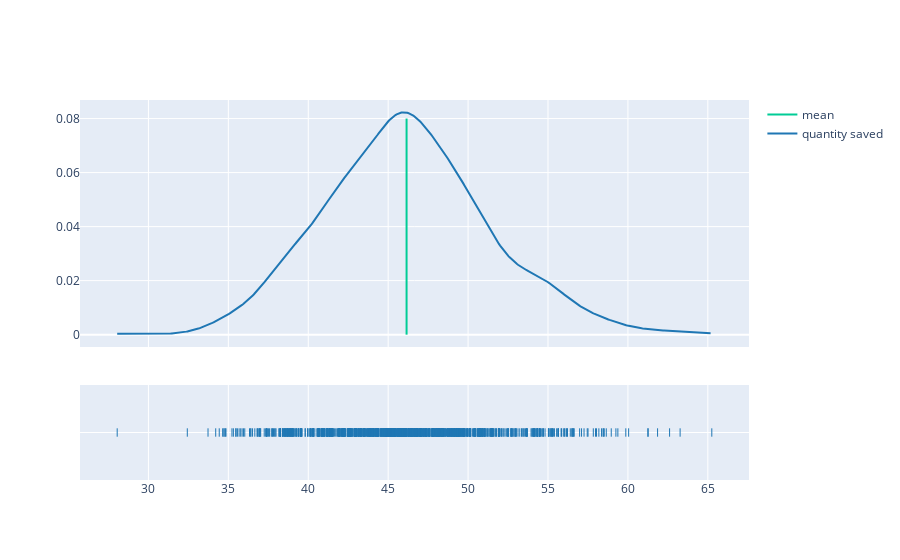

Here is the notebook cell this chart was saved with:
### Code cell
import random

sampleMeanList=[]
for i in range(1000):
    templist=[]
    for j in range(100):
        templist.append(random.choice(saving))
    sampleMeanList.append(st.mean(templist))
meanSampling=st.mean(sampleMeanList)
sd=st.stdev(sampleMeanList)
fig3=ff.create_distplot([sampleMeanList],["quantity saved"],show_hist=False)
fig3.add_trace(go.Scatter(x=[meanSampling,meanSampling],y=[0,0.1],mode="lines",name="mean"))
fig.show()

### Figure 1 — Plotly figure (JSON) as saved in the notebook; plotly's stock layout.template omitted (floating-point values rounded to 4 significant figures; data arrays with more than 128 entries replaced by an {"elided": "..."} marker saying what was removed)
{"data": [{"legendgroup": "quantity saved", "marker": {"color": "rgb(31, 119, 180)"}, "mode": "lines", "name": "quantity saved", "showlegend": true, "type": "scatter", "x": {"elided": "500 float values"}, "xaxis": "x", "y": {"elided": "500 float values"}, "yaxis": "y"}, {"legendgroup": "quantity saved", "marker": {"color": "rgb(31, 119, 180)", "symbol": "line-ns-open"}, "mode": "markers", "name": "quantity saved", "showlegend": false, "type": "scatter", "x": {"elided": "1000 float values"}, "xaxis": "x", "y": {"elided": "1000 str values"}, "yaxis": "y2"}, {"mode": "lines", "name": "mean", "type": "scatter", "x": [46.15, 46.15], "y": [0, 0.08]}], "layout": {"barmode": "overlay", "hovermode": "closest", "legend": {"traceorder": "reversed"}, "xaxis": {"anchor": "y2", "domain": [0, 1], "zeroline": false}, "yaxis": {"anchor": "free", "domain": [0.35, 1], "position": 0}, "yaxis2": {"anchor": "x", "domain": [0, 0.25], "dtick": 1, "showticklabels": false}}}
